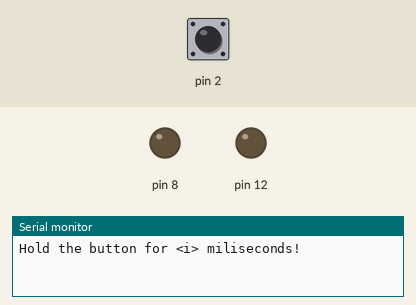
A sketch run on a simulated Arduino Uno, built with avr-gcc and run on an emulated ATmega328P. Parts: output pins drawn as LEDs (lit = HIGH), the last lines printed to the serial monitor. Dashed ring = blinking. Inputs (shaded band) come from the test bench; at power-on: pin 2 LOW.

Above: at 1.2 s.
1.3 s: pin 2 pulsed HIGH 2 times (0.12 s each, 0.3 s apart)
At 1.47 s:
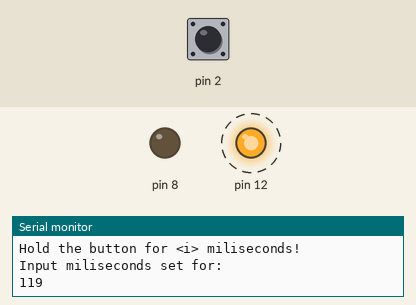
At 1.83 s:
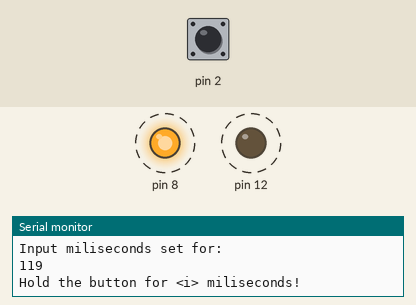
Timing chart, 0 to 10.3 s (numbered marks = the images above; inputs shaded):
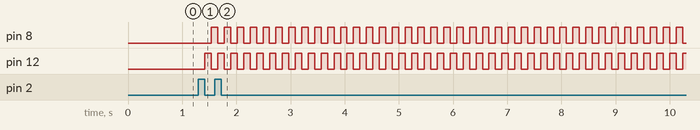

The sketch:

Project6Complete.ino
```cpp
/*
  Personal Project 6
  Ask the user to press and hold the button. However long the user presses the button, set that to how fast the LED blinks.
 */


void setup() {
  int i = 0;
  Serial.begin(9600);

  pinMode(2, INPUT);
  pinMode(12, OUTPUT);
  pinMode(8, OUTPUT);
}

boolean flag = true;
int i = 0;

void loop() {
  Serial.println("Hold the button for <i> miliseconds!");
  if(flag)
  {
    while(digitalRead(2) == 0)
    {
      if(digitalRead(2) == 1) // waiting for a first input
        break;
    }
    while(digitalRead(2) == 1) // counting the miliseconds
    {
      i++;
      delay(1);
    }
    flag = false;
    Serial.println("Input miliseconds set for:");
    Serial.println(i);
  }

  digitalWrite(12, HIGH);   // set LED #1 on
  delay(i);              // wait for <i> miliseconds
  digitalWrite(12, LOW);    // set LED #1 off
  digitalWrite(8, HIGH);   // set LED #2 on
  delay(i);              // wait for <i> miliseconds
  digitalWrite(8, LOW);    // set LED #2 off
}
```

Measured:
- after the input at 1.3 s, pin 8: alternates HIGH for 0.12 s and LOW for 0.12 s, starting after 0.24 s; pin 12: alternates HIGH for 0.12 s and LOW for 0.12 s, starting after 0.12 s
